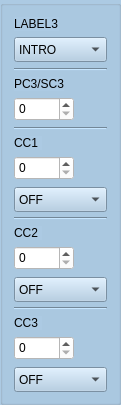
     <widget class="QGroupBox" name="columnbox3">
      <property name="geometry">
       <rect>
        <x>240</x>
        <y>60</y>
        <width>121</width>
        <height>381</height>
       </rect>
      </property>
      <property name="styleSheet">
       <string notr="true">background-color: rgb(172, 202, 227);</string>
      </property>
      <layout class="QVBoxLayout" name="verticalLayout_17">
       <item>
        <widget class="QLabel" name="label_BankPC1_3">
         <property name="sizePolicy">
          <sizepolicy hsizetype="Fixed" vsizetype="Preferred">
           <horstretch>0</horstretch>
           <verstretch>0</verstretch>
          </sizepolicy>
         </property>
         <property name="maximumSize">
          <size>
           <width>16777215</width>
           <height>30</height>
          </size>
         </property>
         <property name="text">
          <string>LABEL3</string>
         </property>
        </widget>
       </item>
       <item>
        <widget class="QComboBox" name="presetLabel1_3">
         <property name="minimumSize">
          <size>
           <width>0</width>
           <height>25</height>
          </size>
         </property>
         <property name="styleSheet">
          <string notr="true">background-color: rgb(172, 202, 227);</string>
         </property>
         <item>
          <property name="text">
           <string>INTRO</string>
          </property>
         </item>
         <item>
          <property name="text">
           <string>VERSE</string>
          </property>
         </item>
         <item>
          <property name="text">
           <string>CHORUS</string>
          </property>
         </item>
         <item>
          <property name="text">
           <string>SOLO</string>
          </property>
         </item>
         <item>
          <property name="text">
           <string>OUTRO</string>
          </property>
         </item>
         <item>
          <property name="text">
           <string>BRIDGE</string>
          </property>
         </item>
        </widget>
       </item>
       <item>
        <widget class="Line" name="line_4">
         <property name="orientation">
          <enum>Qt::Horizontal</enum>
         </property>
        </widget>
       </item>
       <item>
        <widget class="QLabel" name="label_PC1_3">
         <property name="sizePolicy">
          <sizepolicy hsizetype="Fixed" vsizetype="Preferred">
           <horstretch>0</horstretch>
           <verstretch>0</verstretch>
          </sizepolicy>
         </property>
         <property name="maximumSize">
          <size>
           <width>16777215</width>
           <height>30</height>
          </size>
         </property>
         <property name="text">
          <string>PC3/SC3</string>
         </property>
        </widget>
       </item>
       <item>
        <widget class="QSpinBox" name="spinBox_PC1_3">
         <property name="sizePolicy">
          <sizepolicy hsizetype="Fixed" vsizetype="Fixed">
           <horstretch>0</horstretch>
           <verstretch>0</verstretch>
          </sizepolicy>
         </property>
         <property name="minimumSize">
          <size>
           <width>60</width>
           <height>24</height>
          </size>
         </property>
         <property name="maximumSize">
          <size>
           <width>60</width>
           <height>16777215</height>
          </size>
         </property>
         <property name="styleSheet">
          <string notr="true">background-color: rgb(255, 255, 255);</string>
         </property>
         <property name="accelerated">
          <bool>true</bool>
         </property>
         <property name="maximum">
          <number>127</number>
         </property>
        </widget>
       </item>
       <item>
        <widget class="Line" name="line_14">
         <property name="orientation">
          <enum>Qt::Horizontal</enum>
         </property>
        </widget>
       </item>
       <item>
        <widget class="QLabel" name="label_CC1_3">
         <property name="sizePolicy">
          <sizepolicy hsizetype="Fixed" vsizetype="Preferred">
           <horstretch>0</horstretch>
           <verstretch>0</verstretch>
          </sizepolicy>
         </property>
         <property name="maximumSize">
          <size>
           <width>16777215</width>
           <height>30</height>
          </size>
         </property>
         <property name="text">
          <string>CC1 </string>
         </property>
        </widget>
       </item>
       <item>
        <widget class="QSpinBox" name="spinBox_CC1_3">
         <property name="sizePolicy">
          <sizepolicy hsizetype="Fixed" vsizetype="Fixed">
           <horstretch>0</horstretch>
           <verstretch>0</verstretch>
          </sizepolicy>
         </property>
         <property name="minimumSize">
          <size>
           <width>60</width>
           <height>24</height>
          </size>
         </property>
         <property name="maximumSize">
          <size>
           <width>60</width>
           <height>16777215</height>
          </size>
         </property>
         <property name="styleSheet">
          <string notr="true">background-color: rgb(255, 255, 255);</string>
         </property>
         <property name="accelerated">
          <bool>true</bool>
         </property>
         <property name="maximum">
          <number>127</number>
         </property>
        </widget>
       </item>
       <item>
        <widget class="QComboBox" name="onoff1_3">
         <property name="minimumSize">
          <size>
           <width>0</width>
           <height>25</height>
          </size>
         </property>
         <property name="maximumSize">
          <size>
           <width>16777215</width>
           <height>22</height>
          </size>
         </property>
         <property name="styleSheet">
          <string notr="true">background-color: rgb(172, 202, 227);</string>
         </property>
         <item>
          <property name="text">
           <string>OFF</string>
          </property>
         </item>
         <item>
          <property name="text">
           <string>ON</string>
          </property>
         </item>
        </widget>
       </item>
       <item>
        <widget class="Line" name="line_30">
         <property name="orientation">
          <enum>Qt::Horizontal</enum>
         </property>
        </widget>
       </item>
       <item>
        <widget class="QLabel" name="label_CC2_3">
         <property name="sizePolicy">
          <sizepolicy hsizetype="Fixed" vsizetype="Preferred">
           <horstretch>0</horstretch>
           <verstretch>0</verstretch>
          </sizepolicy>
         </property>
         <property name="maximumSize">
          <size>
           <width>16777215</width>
           <height>30</height>
          </size>
         </property>
         <property name="text">
          <string>CC2 </string>
         </property>
        </widget>
       </item>
       <item>
        <widget class="QSpinBox" name="spinBox_CC2_3">
         <property name="sizePolicy">
          <sizepolicy hsizetype="Fixed" vsizetype="Fixed">
           <horstretch>0</horstretch>
           <verstretch>0</verstretch>
          </sizepolicy>
         </property>
         <property name="minimumSize">
          <size>
           <width>60</width>
           <height>24</height>
          </size>
         </property>
         <property name="maximumSize">
          <size>
           <width>60</width>
           <height>16777215</height>
          </size>
         </property>
         <property name="styleSheet">
          <string notr="true">background-color: rgb(255, 255, 255);</string>
         </property>
         <property name="accelerated">
          <bool>true</bool>
         </property>
         <property name="maximum">
          <number>127</number>
         </property>
        </widget>
       </item>
       <item>
        <widget class="QComboBox" name="onoff2_3">
         <property name="minimumSize">
          <size>
           <width>0</width>
           <height>25</height>
          </size>
         </property>
         <property name="maximumSize">
          <size>
           <width>16777215</width>
           <height>22</height>
          </size>
         </property>
         <property name="styleSheet">
          <string notr="true">background-color: rgb(172, 202, 227);</string>
         </property>
         <item>
          <property name="text">
           <string>OFF</string>
          </property>
         </item>
         <item>
          <property name="text">
           <string>ON</string>
          </property>
         </item>
        </widget>
       </item>
       <item>
        <widget class="Line" name="line_32">
         <property name="orientation">
          <enum>Qt::Horizontal</enum>
         </property>
        </widget>
       </item>
       <item>
        <widget class="QLabel" name="label_CC3_3">
         <property name="sizePolicy">
          <sizepolicy hsizetype="Fixed" vsizetype="Preferred">
           <horstretch>0</horstretch>
           <verstretch>0</verstretch>
          </sizepolicy>
         </property>
         <property name="maximumSize">
          <size>
           <width>16777215</width>
           <height>30</height>
          </size>
         </property>
         <property name="text">
          <string>CC3 </string>
         </property>
        </widget>
       </item>
       <item>
        <widget class="QSpinBox" name="spinBox_CC3_3">
         <property name="sizePolicy">
          <sizepolicy hsizetype="Fixed" vsizetype="Fixed">
           <horstretch>0</horstretch>
           <verstretch>0</verstretch>
          </sizepolicy>
         </property>
         <property name="minimumSize">
          <size>
           <width>60</width>
           <height>24</height>
          </size>
         </property>
         <property name="maximumSize">
          <size>
           <width>60</width>
           <height>16777215</height>
          </size>
         </property>
         <property name="styleSheet">
          <string notr="true">background-color: rgb(255, 255, 255);</string>
         </property>
         <property name="accelerated">
          <bool>true</bool>
         </property>
         <property name="maximum">
          <number>127</number>
         </property>
        </widget>
       </item>
       <item>
        <widget class="QComboBox" name="onoff3_3">
         <property name="minimumSize">
          <size>
           <width>0</width>
           <height>25</height>
          </size>
         </property>
         <property name="maximumSize">
          <size>
           <width>16777215</width>
           <height>22</height>
          </size>
         </property>
         <property name="styleSheet">
          <string notr="true">background-color: rgb(172, 202, 227);</string>
         </property>
         <item>
          <property name="text">
           <string>OFF</string>
          </property>
         </item>
         <item>
          <property name="text">
           <string>ON</string>
          </property>
         </item>
        </widget>
       </item>
      </layout>
     </widget>
